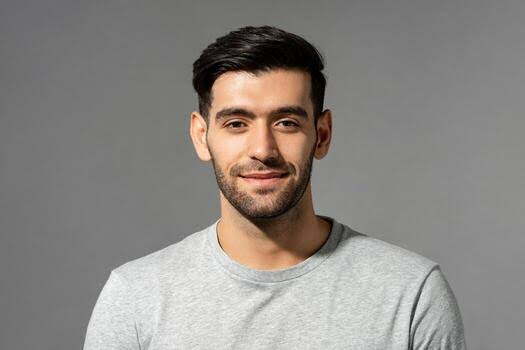
#> input picture images/unauthorized/attempt1.jpg, 525 x 350 px
$ python -i predict_face.py   (imports and definitions only)
#> lines starting #> are read from the running program, lines starting #| are printed output that depends on the picture
"""
predict_face.py
===============
Importable facial recognition for the CLI app.

Loads the trained face model from models/face_recognition_model.pkl
and exposes a single function:

    from scripts.predict_face import predict_face
    label, confidence = predict_face("images/David/neutral.jpg")

Returns the predicted team member name if confidence exceeds the
threshold, otherwise returns "unauthorized".
"""
import cv2
import numpy as np
import pandas as pd
import joblib
from pathlib import Path
from skimage.feature import hog

_ROOT = Path(__file__).resolve().parent.parent
_MODEL_PATH = _ROOT / "models" / "face_recognition_model.pkl"
_FACE_SIZE = (128, 128)
_THRESHOLD = 0.55

_bundle = None


# [5 lines left out: function _get_bundle, not called in this run]


def _detect_and_crop(img_rgb):
    cascade = cv2.CascadeClassifier(
        cv2.data.haarcascades + "haarcascade_frontalface_default.xml"
    )
    gray = cv2.cvtColor(img_rgb, cv2.COLOR_RGB2GRAY)
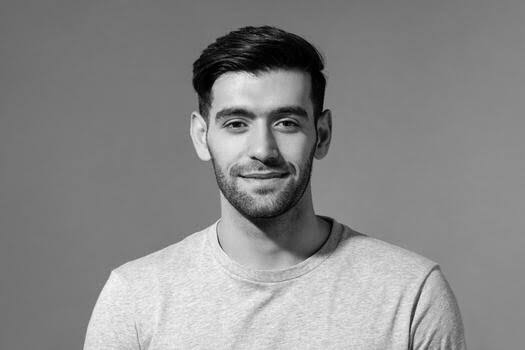
#> gray: shape (350, 525); min 0, max 248, mean 137.4
    faces = cascade.detectMultiScale(
        gray, scaleFactor=1.1, minNeighbors=5, minSize=(60, 60)
    )
#> faces = [[193, 68, 140, 140]]
    if len(faces) == 0:
        face = img_rgb
    else:
        x, y, w, h = max(faces, key=lambda f: f[2] * f[3])
#> x = 193; y = 68; w = 140; h = 140
        face = img_rgb[y:y + h, x:x + w]
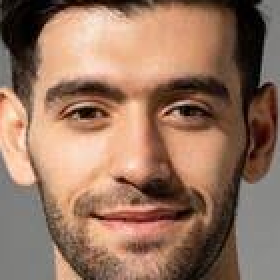
#> face: shape (140, 140, 3) (shown 2 times larger); mean R, G, B 150.4, 115.9, 95.8
    return cv2.resize(face, _FACE_SIZE)
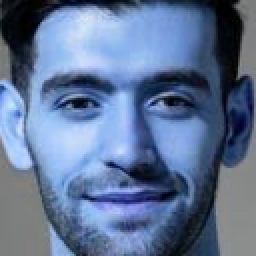
#> returned value: shape (128, 128, 3) (shown 2 times larger); mean of channels 0, 1, 2 150.2, 115.8, 95.7; drawn as B, G, R


# [42 lines left out: functions _extract_features, predict_face, not called in this run]


# [7 lines not run here, left out]

>>> import cv2
>>> picture = cv2.cvtColor(cv2.imread('../images/unauthorized/attempt1.jpg'), cv2.COLOR_BGR2RGB)
>>> result = _detect_and_crop(picture)
